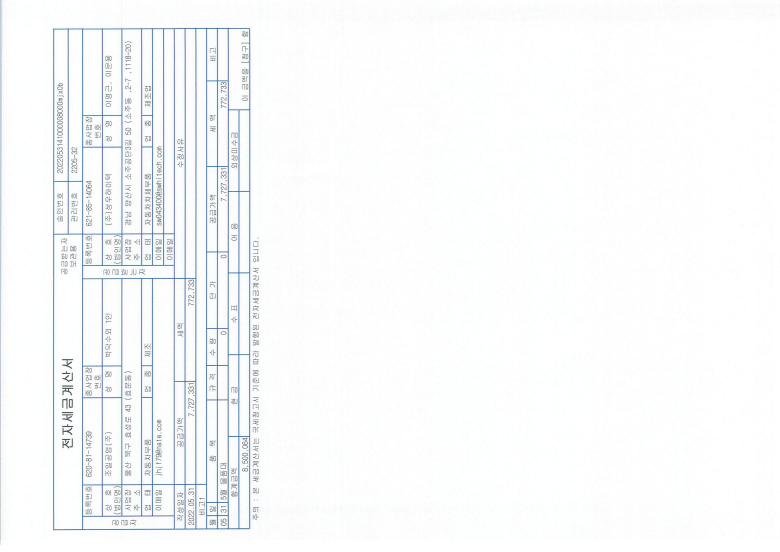
#> input picture 04Opencv/data/img.jpg, 2340 x 1654 px (shown at 1/3 size)
$ python Cv_ex15.py
#> lines starting #> are read from the running program, lines starting #| are printed output that depends on the picture; after the words box and inside, x2 and y2 are one past the last pixel; in counts of white or black regions, pixels touching at a corner belong together
import cv2
import numpy as np

# 1. 윤곽선 검출 - 이미지 검출
# 2. 윤곽선 찾기 모드
# cv2.RETR_EXTERNAL : 가장 외곽의 윤곽선만 찾음
# cv2.RETR_LIST : 모든 윤곽선을 찾음 (계층 정보 없음)
# cv2.RETR_TREE : 모든 윤곽선을 찾음 (계층 정보를 트리 구조로 생성)

# [47 lines left out: functions Contour, ContourRec, not called in this run]

# 면적 구하기
def ContourArea(mode):
#> called with mode = 0
    img = cv2.imread('./data/img.jpg')
#> img is the input picture: shape (1654, 2340, 3); mean B, G, R 250.6, 249.7, 248.3
    img = cv2.resize(img, None, fx=0.5, fy=0.5, interpolation=cv2.INTER_AREA)
#> img: shape (827, 1170, 3)
    target_img = img.copy() # 사본 이미지 ★ 윤곽선을 위해 binary 처리 필요함 ★

    gray = cv2.cvtColor(img, cv2.COLOR_BGR2GRAY)
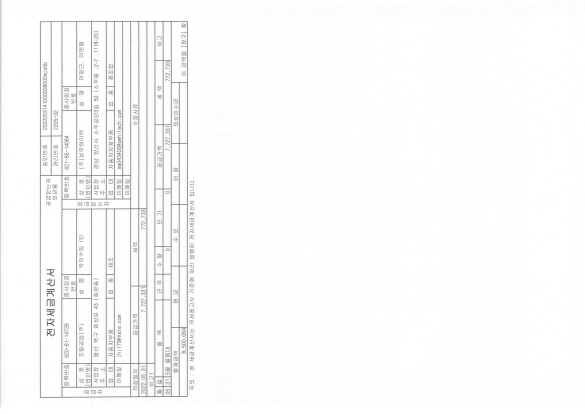
#> gray: shape (827, 1170) (shown at 1/2 size); min 62, max 255, mean 249.5
    ret, otsu = cv2.threshold(gray, -1, 255, cv2.THRESH_BINARY | cv2.THRESH_OTSU)
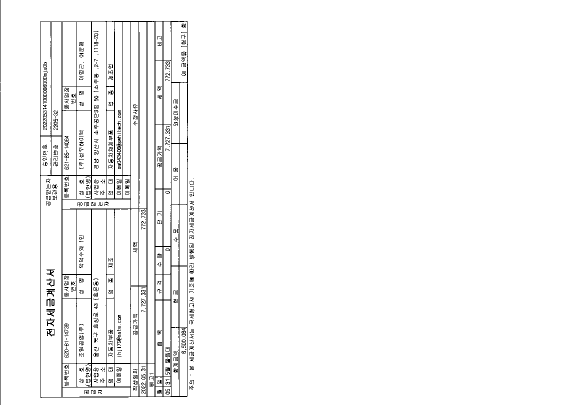
#> otsu: shape (827, 1170) (shown at 1/2 size); 96.7% white; black in thin lines or dots, all inside (x1, y1, x2, y2) = (0, 0, 389, 810)
#> ret = 200
    contours, hierarchy = cv2.findContours(otsu, mode, cv2.CHAIN_APPROX_NONE)
#> contours = 1 contour; box (x1, y1, x2, y2) and area: (0, 0, 1170, 827) 964786
    # 윤곽선 정보와 구조 반환 / 이미지, 윤곽선 찾는 mode, 윤곽선 찾는 근사치 방법(method)
    print(hierarchy[0][:5])
#| [[-1 -1 -1 -1]]
    print('총 발견 개수 {}'.format(len(contours)))
#| 총 발견 개수 1

    COLOR = (0, 200, 2) # 녹색
    for idx, cnt in enumerate(contours):
        if cv2.contourArea(cnt):
            x, y, width, height = cv2.boundingRect(cnt)
            cv2.rectangle(target_img, (x, y), (x+width, y+height), color=COLOR, thickness=2)
            cv2.circle(target_img, (x, y), 5, (255, 255, 0), cv2.FILLED, cv2.LINE_AA) # 중심점 그리기
#> this loop made 1 pass
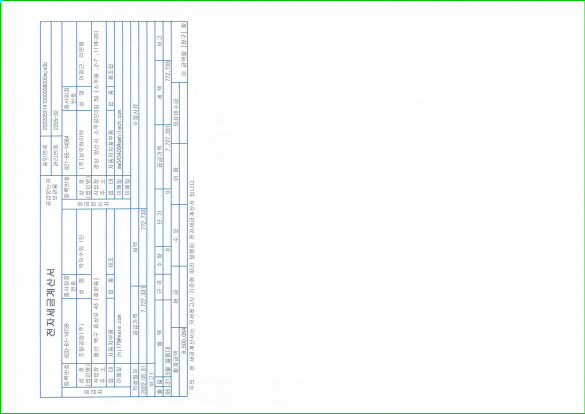
#> target_img: shape (827, 1170, 3) (shown at 1/2 size); mean B, G, R 249.2, 249.6, 246.9

    cv2.imshow('img', img)
    cv2.imshow('contour', target_img)

    cv2.waitKey(0)
    cv2.destroyAllWindows()

if __name__ == '__main__':
    # 3가지 모드에 따라서 윤곽선 찾기
    for mode in [cv2.RETR_EXTERNAL, cv2.RETR_LIST, cv2.RETR_TREE]:
        ContourArea(mode)
